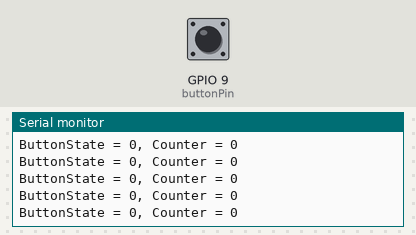
Bench run of a sketch on a simulated ESP32-S3. Parts: the last lines printed to the serial monitor. The inputs (shaded band) are chosen by the test bench; at power-on: GPIO 9 (buttonPin) HIGH.

Above: at 1.2 s.
1.3 s: GPIO 9 (buttonPin) pulled LOW for 0.15 s
At 1.9 s:
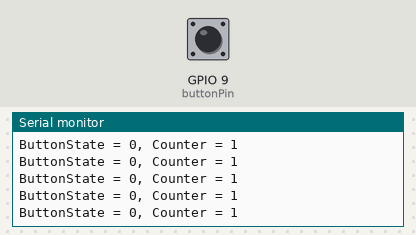
4.4 s: GPIO 9 (buttonPin) pulled LOW for 1 s
At 5.0 s:
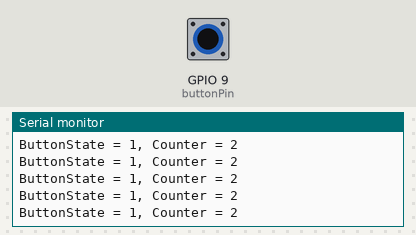
Timing chart, 0 to 6.4 s (numbered marks = the images above; inputs shaded):
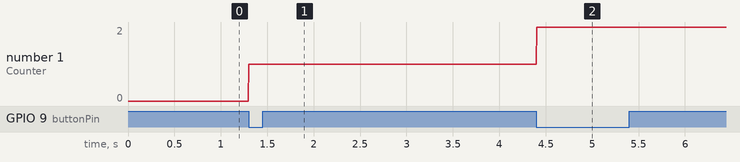

The sketch:

Button-Counter_Practice.ino
```cpp
/*
BUTTON COUNTER "EDGE DETECTION" - PUSH BUTTON AS TOGGELE SWITCH
JAY J GURUNG
9-17-2025
*/

const int buttonPin = 9;

bool buttonState = 0;     //current button state
bool lastButtonState =0;  // previous button state

int counter = 0;
int maxCount = 10;
void setup()
{
  pinMode(buttonPin, INPUT_PULLUP);
  // pinMode(ledPin, OUTPUT);

  Serial.begin(115200);
}

void loop()
{
  buttonState = !digitalRead(buttonPin);


  //RISING EDGE DETECTION
  if (buttonState && !lastButtonState) //if button went from LOW to HIGH
  {
    counter++;
  }

  if (counter > maxCount) //if button went from LOW to HIGH
  {
    counter = 0;
  }

  lastButtonState = buttonState;

  Serial.printf("ButtonState = %i, Counter = %i \n", buttonState, counter);

}
```

Analog2Digital_Practice.ino
```cpp

```

Measured:
- after the input at 1.3 s, the serial monitor: prints a new line at once (image 1)
- after the input at 4.4 s, the serial monitor: prints a new line at once (image 2)
- plotted number 1: 0 → 1 after the input at 1.3 s, 1 → 2 after the input at 4.4 s
